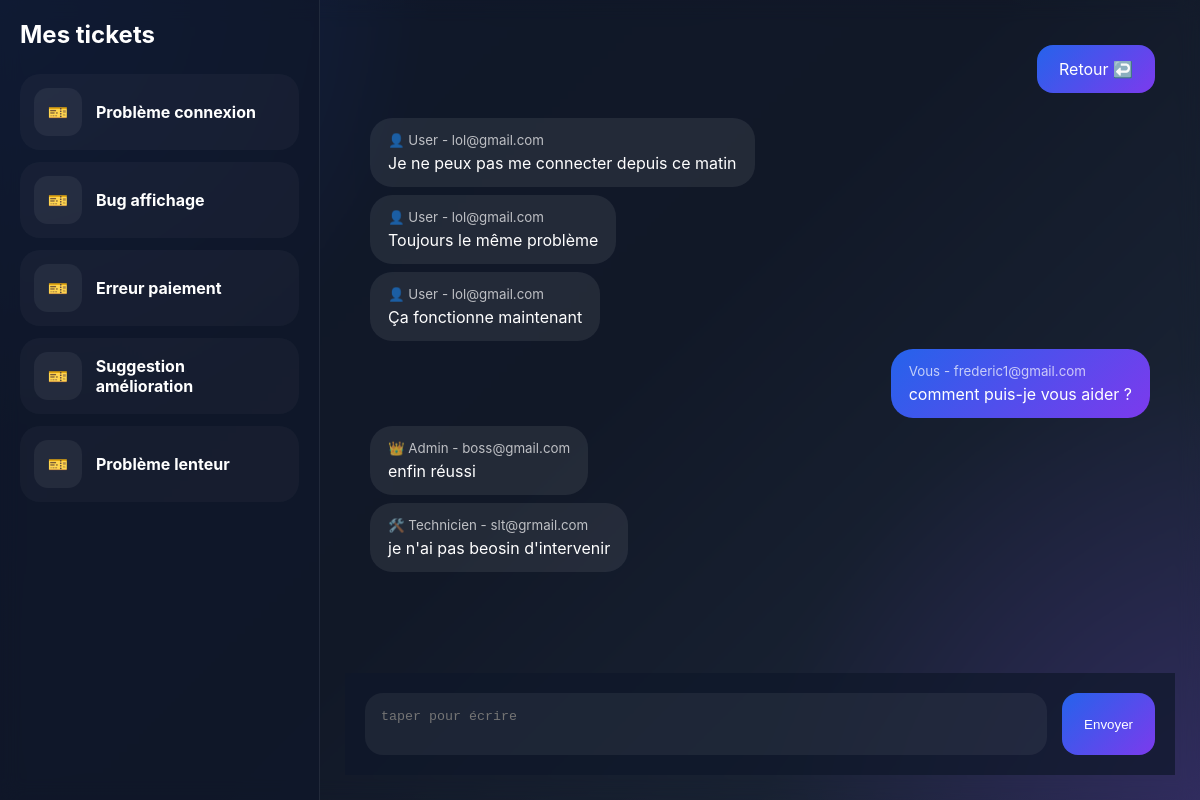
Page /helbdesk_nassihi_soufiane/index2.php?ticket_id=49 (signed in) on the committed database.
### tables this page shows
CREATE TABLE `tickets` (
  `id` int(11) NOT NULL,
  `titre` varchar(255) NOT NULL,
  `description` text NOT NULL,
  `statut` enum('ouvert','en_cours','ferme','') NOT NULL,
  `user_id` int(11) NOT NULL,
  `date_de_creation` timestamp NOT NULL DEFAULT current_timestamp() ON UPDATE current_timestamp()
);

CREATE TABLE `messages` (
  `id` int(11) NOT NULL,
  `ticket_id` int(11) NOT NULL,
  `user_id` int(11) NOT NULL,
  `message` text NOT NULL,
  `date_de_creation` timestamp NOT NULL DEFAULT current_timestamp() ON UPDATE current_timestamp()
);

CREATE TABLE `users` (
  `id` int(11) NOT NULL,
  `nom` varchar(100) NOT NULL,
  `email` varchar(150) NOT NULL,
  `mot_de_passe` varchar(255) NOT NULL,
  `role` enum('technicien','admin','user','') NOT NULL,
  `date_de_création` timestamp NOT NULL DEFAULT current_timestamp() ON UPDATE current_timestamp()
);

### helbdesk_nassihi_soufiane/index2.php (the view, shortened to what this page needs)
<?php
require_once('config.php');
$mon_id = $_SESSION['user_id'];
$ticket_id = isset($_GET['ticket_id']) ? (int)$_GET['ticket_id'] : 0;
?>
<!DOCTYPE html>
<html lang="fr">
<head>
</head>
<body>
<div class="app">
<div class="sidebar">
<h2>Mes tickets</h2>
<?php
if ($_SESSION['role'] == 'technicien' || $_SESSION['role'] == 'admin') {
    $tickets = mysqli_query($monLien, "SELECT * FROM tickets WHERE statut != 'ferme'");
} else {
    $sql = "SELECT * FROM tickets WHERE user_id = ? AND statut != 'ferme'";
    $stmt = mysqli_prepare($monLien, $sql);
    mysqli_stmt_bind_param($stmt, "i", $mon_id);
    mysqli_stmt_execute($stmt);
    $tickets = mysqli_stmt_get_result($stmt);
}
while ($t = mysqli_fetch_assoc($tickets)) {
?>
<a href="?ticket_id=<?= $t['id'] ?>" style="text-decoration:none;color:white;">
    <div class="contact">
        <div class="ticket-icon">🎫</div>
        <b><?= $t['titre'] ?></b>
    </div>
</a>
<?php } ?>
</div>
<div class="chat">
<div class="chat-box">
    <div class="chat">
<div style="display:flex;justify-content:flex-end;padding:20px 20px 0 20px;">
<?php if($_SESSION['role'] == 'technicien' || $_SESSION['role'] == 'admin'){ ?>
    <a href="ticket_technicien.php" class="bouton" style="text-decoration:none;">
        Retour ↩️
    </a>
<?php } else { ?>
    <a href="ticket.php" class="bouton" style="text-decoration:none;">
        Retour ↩️
    </a>
<?php } ?>
</div>
<div class="chat-box">
<?php
$messages = mysqli_query($monLien,"
SELECT messages.*, users.email, users.role
FROM messages
JOIN users ON messages.user_id = users.id
WHERE messages.ticket_id = $ticket_id
");
while ($mesMessage = mysqli_fetch_assoc($messages)) {
?>
<?php
if($mesMessage['role']=="admin"){
    $role="👑 Admin";
}
elseif($mesMessage['role']=="technicien"){
    $role="🛠️ Technicien";
}
else{
    $role="👤 User";
}
?>
<?php if($mesMessage['user_id']==$_SESSION['user_id']){?>
    <div class="msg me">
        <small style="opacity:0.7;display:block;margin-bottom:5px;">
            Vous - <?= $mesMessage['email'] ?>
        </small>
        <?php print($mesMessage['message']); ?>
    </div>
<?php } else { ?>
    <div class="msg other">
        <small style="opacity:0.7;display:block;margin-bottom:5px;">
            <?= $role ?> - <?= $mesMessage['email'] ?>
        </small>
        <?php print($mesMessage['message']); ?>
    </div>
<?php } ?>
<?php
}
?>
</div>
<form class="chat-input" method="POST" action="?ticket_id=<?= $ticket_id ?>">
<textarea name="msg" placeholder="taper pour écrire"></textarea>
<button class="bouton" name="bouton">Envoyer</button>
</form>
</div>
</div>
</body>
</html>

### helbdesk_nassihi_soufiane/index2.php (style rules this page uses)
* { margin:0; padding:0; box-sizing:border-box; }
body { font-family:'Inter','Segoe UI',sans-serif; height:100vh; overflow:hidden; background: radial-gradient(circle at top left,#2563eb33,transparent 30%), radial-gradient(circle at bottom right,#7c3aed33,transparent 30%), linear-gradient(135deg,#0f172a,#111827,#1e293b); color:white; }
.app { display:flex; height:100vh; backdrop-filter:blur(10px); }
.sidebar { width:320px; padding:20px; background:rgba(15,23,42,0.75); backdrop-filter:blur(20px); border-right:1px solid rgba(255,255,255,0.08); overflow-y:auto; }
.sidebar h2 { font-size:24px; margin-bottom:25px; font-weight:700; }
.contact { display:flex; align-items:center; padding:14px; margin-bottom:12px; border-radius:20px; background:rgba(255,255,255,0.03); transition:0.25s; }
.ticket-icon { width:48px; height:48px; display:flex; align-items:center; justify-content:center; border-radius:14px; background:rgba(255,255,255,0.06); margin-right:14px; }
.chat { flex:1; display:flex; flex-direction:column; }
.chat-box { flex:1; padding:25px; overflow-y:auto; display:flex; flex-direction:column; gap:8px; }
.msg { max-width:65%; padding:14px 18px; border-radius:22px; }
.me { align-self:flex-end; background:linear-gradient(135deg,#2563eb,#7c3aed); }
.other { align-self:flex-start; background:rgba(255,255,255,0.08); }
.chat-input { display:flex; gap:15px; padding:20px; background:rgba(15,23,42,0.7); }
textarea { flex:1; padding:16px; border-radius:18px; background:rgba(255,255,255,0.06); color:white; border:none; outline:none; resize:none; }
.bouton { padding:14px 22px; border-radius:16px; background:linear-gradient(135deg,#2563eb,#7c3aed); color:white; border:none; cursor:pointer; }

### rows in the picture
tickets: titre "Problème connexion"
tickets: titre "Bug affichage"
tickets: titre "Erreur paiement"
tickets: titre "Suggestion amélioration"
tickets: titre "Problème lenteur"
messages: user.role "👤 User", user.email "lol@gmail.com", message "Je ne peux pas me connecter depuis ce matin"
messages: user.role "👤 User", user.email "lol@gmail.com", message "Toujours le même problème"
messages: user.role "👤 User", user.email "lol@gmail.com", message "Ça fonctionne maintenant"
messages: user.email "frederic1@gmail.com", message "comment puis-je vous aider ?"
messages: user.role "👑 Admin", user.email "boss@gmail.com", message "enfin réussi"
messages: user.role "🛠️ Technicien", user.email "slt@grmail.com", message "je n'ai pas beosin d'intervenir"
